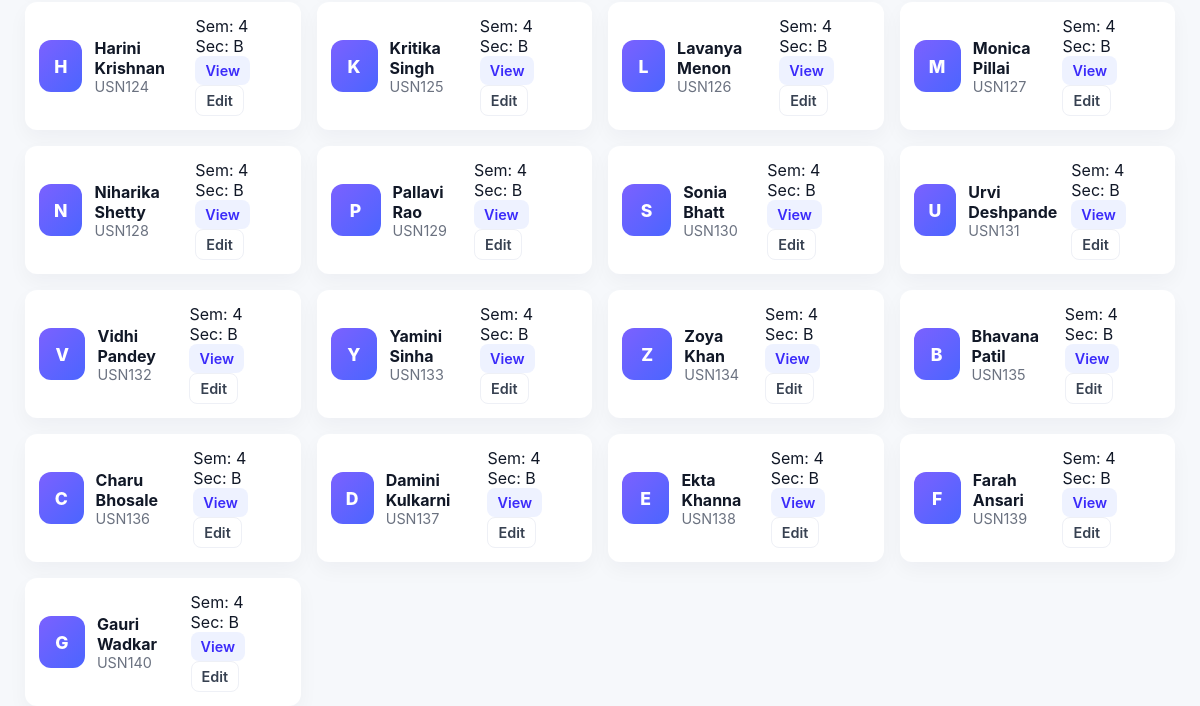
Before: /students (lower part) with the older database file.
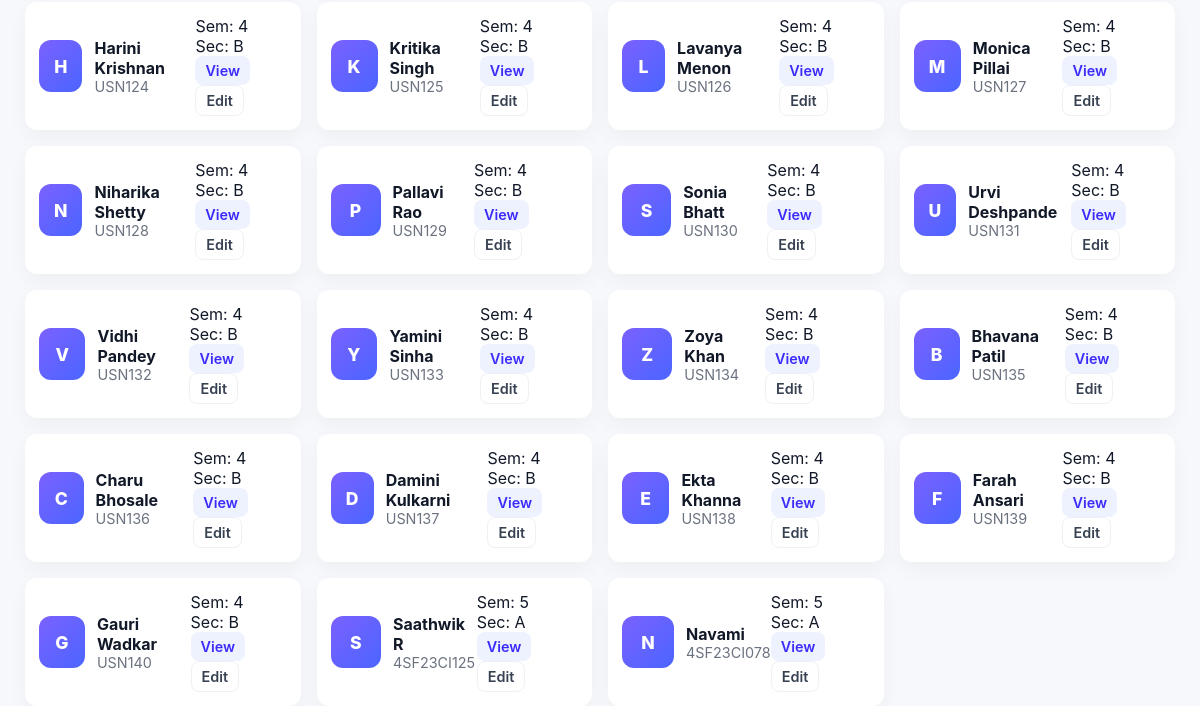
After: the same page with the newer database file.
### models.py (models this page shows)
class Student(db.Model):
    __tablename__ = "student"
    student_id = db.Column(db.Integer, primary_key=True, autoincrement=True)
    student_name = db.Column(db.String, nullable=False)
    usn = db.Column(db.String, unique=True, nullable=False)
    sem = db.Column(db.Integer)
    section = db.Column(db.String)

### app.py (the view)
@app.route("/students")
def students():
    return render_template("students.html", students=Student.query.all())

### templates/students.html (shortened to what this page needs)
<!doctype html>
<html lang="en">
<head>
  <link rel="stylesheet" href="/static/style.css" />
</head>
<body>
<main class="container">
  <div class="cards-grid">
    {% for s in students %}
      <div class="profile-card">
        <div class="profile-left">
          <div class="avatar">{{ s.student_name[0]|upper }}</div>
          <div>
            <div class="name">{{ s.student_name }}</div>
            <div class="muted">{{ s.usn }}</div>
          </div>
        </div>
        <div class="profile-right">
          <div>Sem: {{ s.sem or '-' }}</div>
          <div>Sec: {{ s.section or '-' }}</div>
          <div class="actions">
            <a class="btn small" href="#">View</a>
            <a class="btn small ghost" href="#">Edit</a>
          </div>
        </div>
      </div>
    {% else %}
      <div class="panel">No students found.</div>
    {% endfor %}
  </div>
</main>
</body>
</html>

Changed rows visible on the page:
added Student: student_name "S", student_name "Saathwik R", usn "4SF23CI125", sem "5", section "A"
added Student: student_name "N", student_name "Navami", usn "4SF23CI078", sem "5", section "A"
